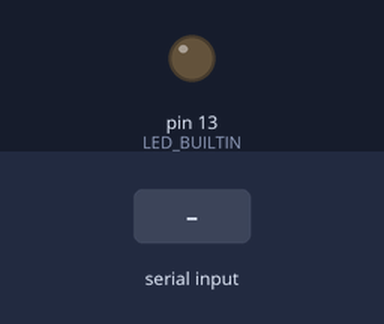
Recording of a sketch running on a simulated Arduino Uno, built with avr-gcc and run on an emulated ATmega328P. Parts: output pins drawn as LEDs (lit = HIGH). Inputs (shaded band) come from the test bench.

Above: at 1.2 s.
1.3 s: "90,45\n" received over Serial
At 3.9 s:
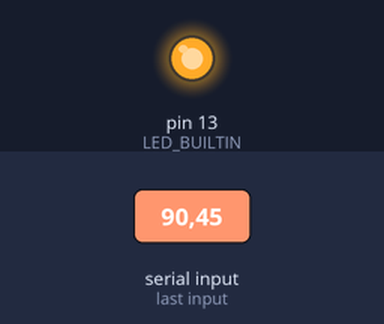
4.3 s: "30,150\n" received over Serial
At 8.9 s:
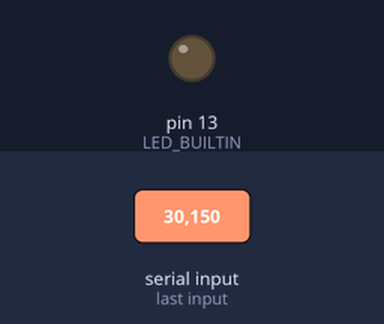
Timing chart, 0 to 10.4 s (numbered marks = the images above; inputs shaded):
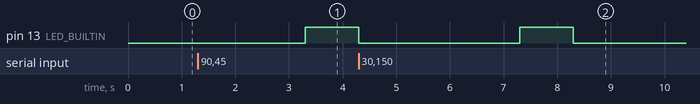

The sketch:

serial_from_raspi.ino
```cpp
String datastring;
int rows;
int cols;

void setup() {
  Serial.begin(115200);
  pinMode(LED_BUILTIN, OUTPUT);
}


void loop() {

  if(Serial.available()) {
    datastring = Serial.readStringUntil('\n');
    rows = Serial.readStringUntil('\n').toInt();
    cols = Serial.readStringUntil('\n').toInt();//, data, sizeof(data)-1);
    digitalWrite(LED_BUILTIN, HIGH);   // turn the LED on (HIGH is the voltage level)
    delay(1000);                       // wait for a second
    digitalWrite(LED_BUILTIN, LOW); // turn the LED off by making the voltage LOW
    delay(1000);

    if(rows == 35) {
      digitalWrite(LED_BUILTIN, HIGH);   // turn the LED on (HIGH is the voltage level)
      delay(1000);                       // wait for a second
      digitalWrite(LED_BUILTIN, LOW);
      delay(1000);
      digitalWrite(LED_BUILTIN, HIGH);   // turn the LED on (HIGH is the voltage level)
      delay(1000);                       // wait for a second
      digitalWrite(LED_BUILTIN, LOW);


    }
  }
}
```

Measured:
- after the input at 1.3 s, pin 13 (LED_BUILTIN): LOW → HIGH after 2.0 s, → LOW 1.0 s later
- after the input at 4.3 s, pin 13 (LED_BUILTIN): LOW → HIGH after 3.0 s, → LOW 1.0 s later
